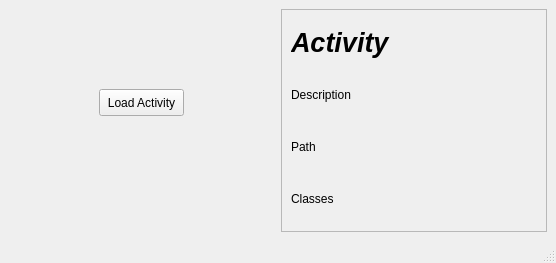
<?xml version="1.0" encoding="UTF-8"?>
<ui version="4.0">
 <class>MainWindow</class>
 <widget class="QMainWindow" name="MainWindow">
  <property name="geometry">
   <rect>
    <x>0</x>
    <y>0</y>
    <width>556</width>
    <height>263</height>
   </rect>
  </property>
  <property name="windowTitle">
   <string>MainWindow</string>
  </property>
  <widget class="QWidget" name="centralwidget">
   <layout class="QGridLayout" name="gridLayout">
    <item row="0" column="0">
     <widget class="QWidget" name="widget" native="true">
      <widget class="QPushButton" name="pushButton">
       <property name="geometry">
        <rect>
         <x>90</x>
         <y>80</y>
         <width>85</width>
         <height>27</height>
        </rect>
       </property>
       <property name="text">
        <string>Load Activity</string>
       </property>
      </widget>
     </widget>
    </item>
    <item row="0" column="1">
     <widget class="QFrame" name="frame">
      <property name="frameShape">
       <enum>QFrame::StyledPanel</enum>
      </property>
      <property name="frameShadow">
       <enum>QFrame::Raised</enum>
      </property>
      <layout class="QVBoxLayout" name="verticalLayout_2">
       <item>
        <widget class="QLabel" name="activity">
         <property name="font">
          <font>
           <pointsize>20</pointsize>
           <weight>75</weight>
           <italic>true</italic>
           <bold>true</bold>
          </font>
         </property>
         <property name="text">
          <string>Activity</string>
         </property>
        </widget>
       </item>
       <item>
        <widget class="QLabel" name="label">
         <property name="text">
          <string>Description</string>
         </property>
        </widget>
       </item>
       <item>
        <widget class="QLabel" name="label_2">
         <property name="text">
          <string>Path</string>
         </property>
        </widget>
       </item>
       <item>
        <widget class="QLabel" name="label_3">
         <property name="text">
          <string>Classes</string>
         </property>
        </widget>
       </item>
      </layout>
     </widget>
    </item>
   </layout>
  </widget>
  <widget class="QMenuBar" name="menubar">
   <property name="geometry">
    <rect>
     <x>0</x>
     <y>0</y>
     <width>556</width>
     <height>20</height>
    </rect>
   </property>
  </widget>
  <widget class="QStatusBar" name="statusbar"/>
 </widget>
 <resources/>
 <connections/>
</ui>
